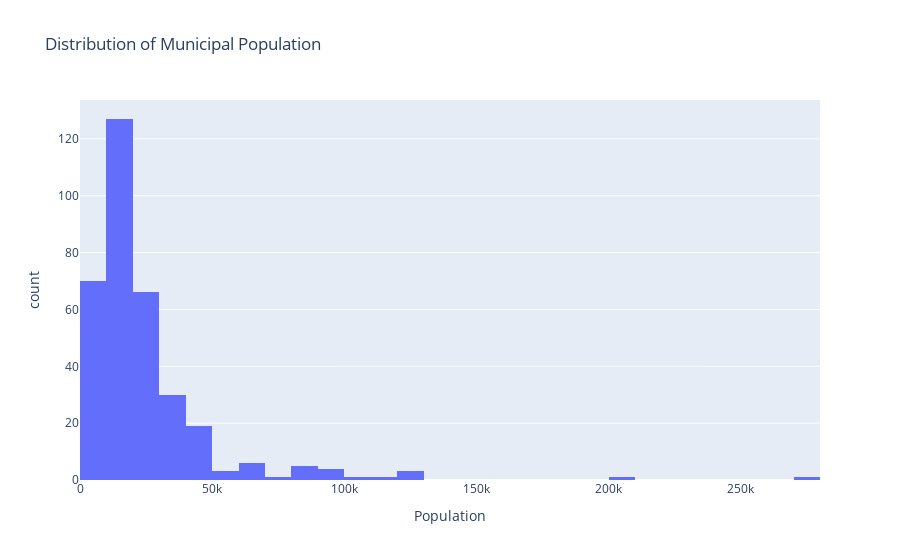
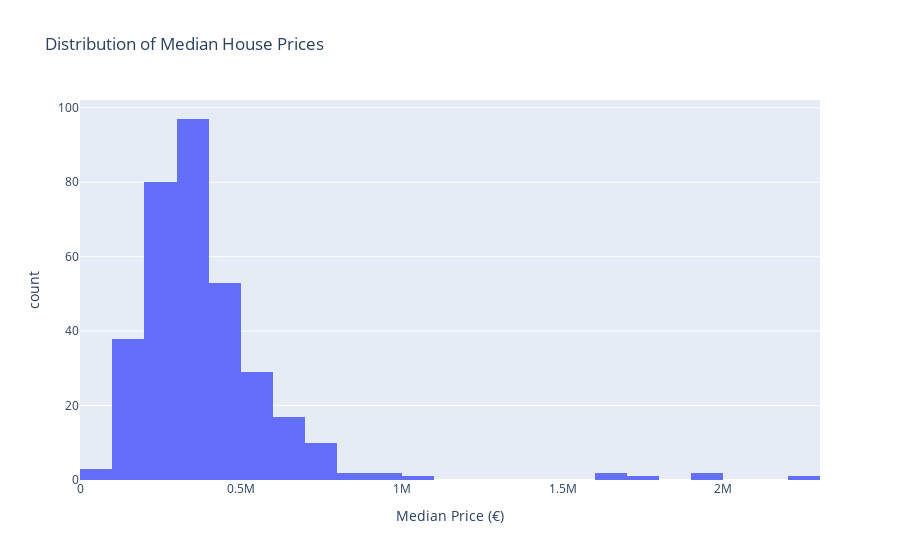
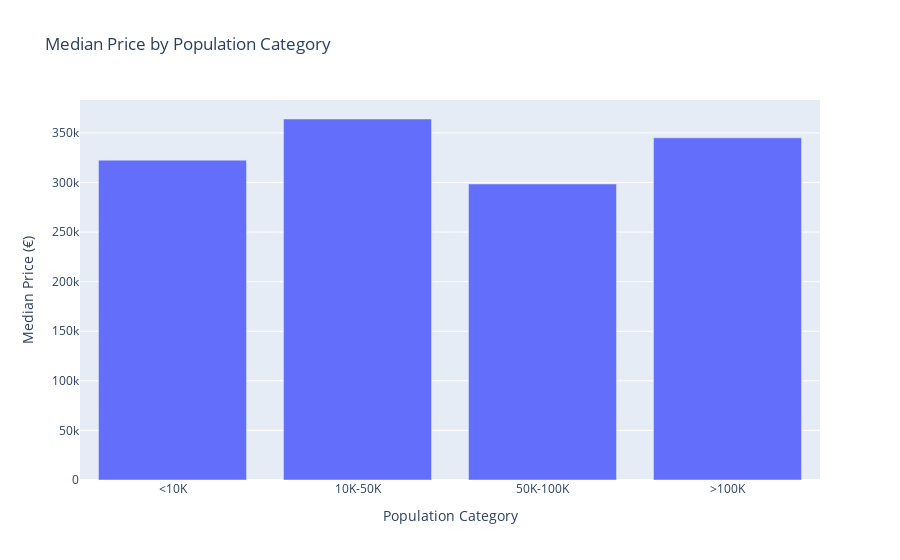
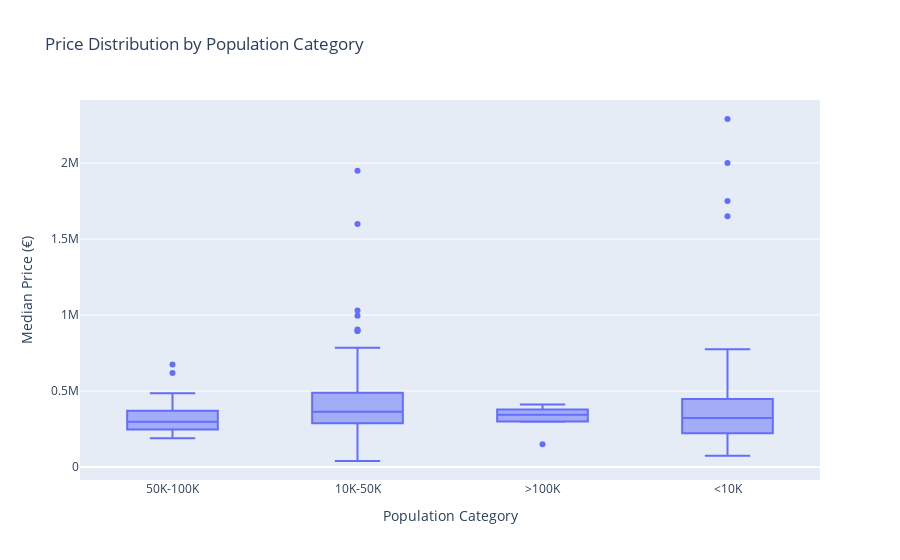

The notebook cell these images were saved under, in order:
### Code cell
# Population categories
merged_df['pop_category'] = pd.cut(
    merged_df['total_population'], 
    bins=[0, 10000, 50000, 100000, float('inf')],
    labels=['<10K', '10K-50K', '50K-100K', '>100K']
)

# Simple histogram of population
fig1 = px.histogram(
    merged_df,
    x='total_population',
    title='Distribution of Municipal Population',
    labels={'total_population': 'Population'}
)
fig1.show()

# Simple histogram of prices
fig2 = px.histogram(
    merged_df,
    x='median_price',
    title='Distribution of Median House Prices',
    labels={'median_price': 'Median Price (€)'}
)
fig2.show()

# Simple bar chart by category
pop_category_prices = merged_df.groupby('pop_category', observed=True)['median_price'].median()
fig3 = px.bar(
    x=pop_category_prices.index.astype(str),
    y=pop_category_prices.values,
    title='Median Price by Population Category',
    labels={'x': 'Population Category', 'y': 'Median Price (€)'}
)
fig3.show()

# Simple box plot
fig4 = px.box(
    merged_df,
    x='pop_category',
    y='median_price',
    title='Price Distribution by Population Category',
    labels={'pop_category': 'Population Category', 'median_price': 'Median Price (€)'}
)
fig4.show()

### Figure 1 — Plotly figure (JSON) as saved in the notebook; plotly's stock layout.template omitted (floating-point values rounded to 4 significant figures; data arrays with more than 128 entries replaced by an {"elided": "..."} marker saying what was removed)
{"data": [{"bingroup": "x", "hovertemplate": "Population=%{x}<br>count=%{y}<extra></extra>", "legendgroup": "", "marker": {"color": "#636efa", "pattern": {"shape": ""}}, "name": "", "orientation": "v", "showlegend": false, "type": "histogram", "x": {"elided": "338 int values"}, "xaxis": "x", "yaxis": "y"}], "layout": {"barmode": "relative", "legend": {"tracegroupgap": 0}, "title": {"text": "Distribution of Municipal Population"}, "xaxis": {"anchor": "y", "domain": [0, 1], "title": {"text": "Population"}}, "yaxis": {"anchor": "x", "domain": [0, 1], "title": {"text": "count"}}}}

### Figure 2 — Plotly figure (JSON) as saved in the notebook; plotly's stock layout.template omitted (floating-point values rounded to 4 significant figures; data arrays with more than 128 entries replaced by an {"elided": "..."} marker saying what was removed)
{"data": [{"bingroup": "x", "hovertemplate": "Median Price (€)=%{x}<br>count=%{y}<extra></extra>", "legendgroup": "", "marker": {"color": "#636efa", "pattern": {"shape": ""}}, "name": "", "orientation": "v", "showlegend": false, "type": "histogram", "x": {"elided": "338 float values"}, "xaxis": "x", "yaxis": "y"}], "layout": {"barmode": "relative", "legend": {"tracegroupgap": 0}, "title": {"text": "Distribution of Median House Prices"}, "xaxis": {"anchor": "y", "domain": [0, 1], "title": {"text": "Median Price (€)"}}, "yaxis": {"anchor": "x", "domain": [0, 1], "title": {"text": "count"}}}}

### Figure 3 — Plotly figure (JSON) as saved in the notebook; plotly's stock layout.template omitted (floating-point values rounded to 4 significant figures)
{"data": [{"hovertemplate": "Population Category=%{x}<br>Median Price (€)=%{y}<extra></extra>", "legendgroup": "", "marker": {"color": "#636efa", "pattern": {"shape": ""}}, "name": "", "orientation": "v", "showlegend": false, "textposition": "auto", "type": "bar", "x": ["<10K", "10K-50K", "50K-100K", ">100K"], "xaxis": "x", "y": [322500.0, 364000.0, 298500.0, 345000.0], "yaxis": "y"}], "layout": {"barmode": "relative", "legend": {"tracegroupgap": 0}, "title": {"text": "Median Price by Population Category"}, "xaxis": {"anchor": "y", "domain": [0, 1], "title": {"text": "Population Category"}}, "yaxis": {"anchor": "x", "domain": [0, 1], "title": {"text": "Median Price (€)"}}}}

### Figure 4 — Plotly figure (JSON) as saved in the notebook; plotly's stock layout.template omitted (floating-point values rounded to 4 significant figures; data arrays with more than 128 entries replaced by an {"elided": "..."} marker saying what was removed)
{"data": [{"alignmentgroup": "True", "hovertemplate": "Population Category=%{x}<br>Median Price (€)=%{y}<extra></extra>", "legendgroup": "", "marker": {"color": "#636efa"}, "name": "", "notched": false, "offsetgroup": "", "orientation": "v", "showlegend": false, "type": "box", "x": {"elided": "338 str values"}, "x0": " ", "xaxis": "x", "y": {"elided": "338 float values"}, "y0": " ", "yaxis": "y"}], "layout": {"boxmode": "group", "legend": {"tracegroupgap": 0}, "title": {"text": "Price Distribution by Population Category"}, "xaxis": {"anchor": "y", "domain": [0, 1], "title": {"text": "Population Category"}}, "yaxis": {"anchor": "x", "domain": [0, 1], "title": {"text": "Median Price (€)"}}}}
